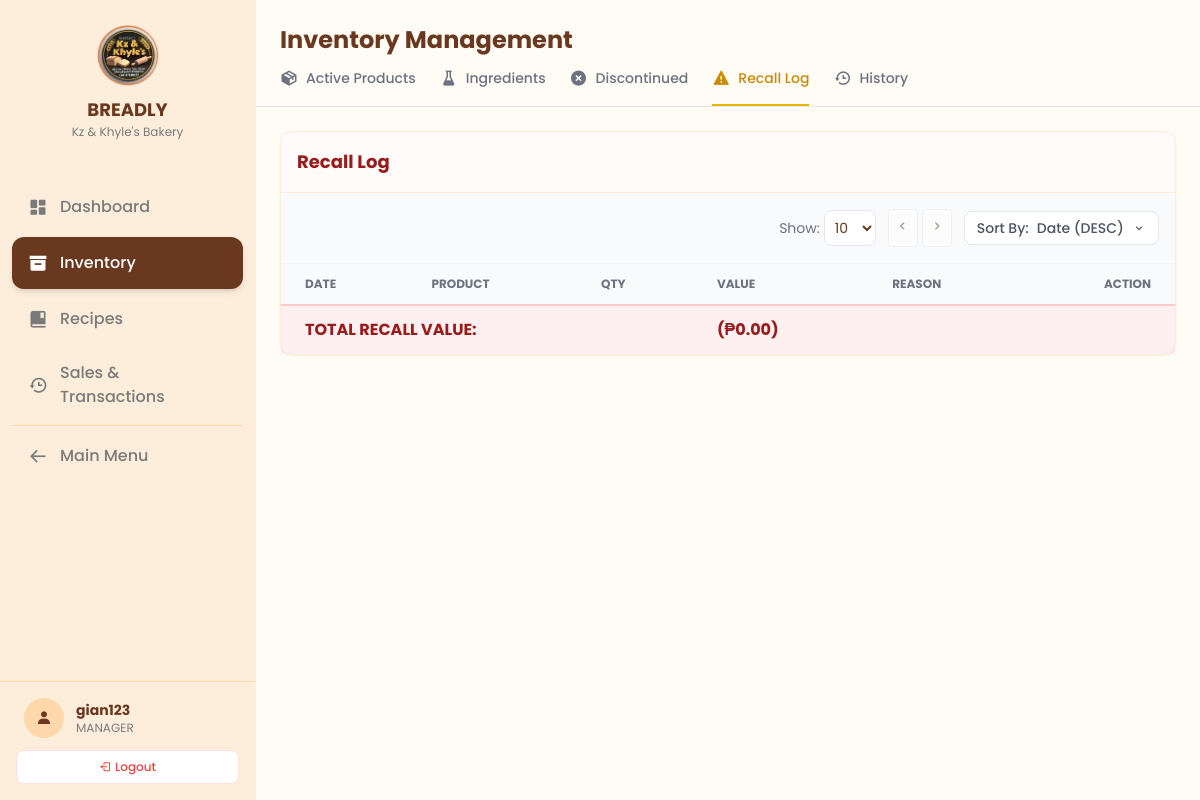
The page /nav/inventory_management.php?active_tab=recall (signed in) on the database as committed earlier.
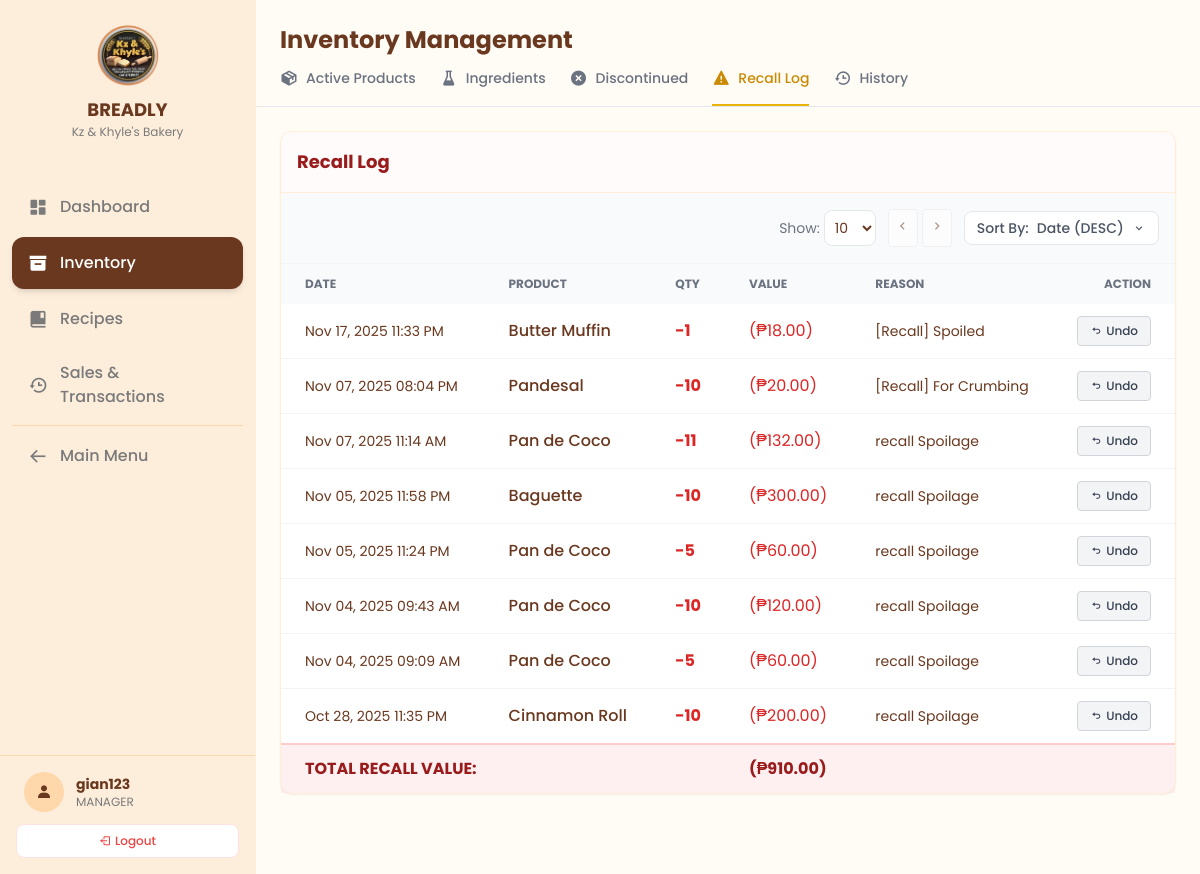
The same page on the database as committed later.
### tables this page shows
CREATE TABLE `stock_adjustments` (
  `adjustment_id` int(11) NOT NULL,
  `item_id` int(11) NOT NULL,
  `item_type` enum('product','ingredient') NOT NULL,
  `user_id` int(11) DEFAULT NULL,
  `adjustment_qty` float NOT NULL COMMENT 'Can be positive (add) or negative (remove)',
  `reason` varchar(255) DEFAULT NULL,
  `timestamp` datetime DEFAULT current_timestamp()
);

### db_connection.php (called while the page is built, shortened)
<?php
class Database {
    public $conn;
    private function connect() {
        $this->conn = null;
        try {
            $dsn = "mysql:host=" . DB_HOST . ";dbname=" . DB_NAME . ";charset=utf8mb4";
            $options = [
                PDO::ATTR_ERRMODE => PDO::ERRMODE_EXCEPTION,
                PDO::ATTR_DEFAULT_FETCH_MODE => PDO::FETCH_ASSOC,
                PDO::ATTR_EMULATE_PREPARES => false,
            ];
            $this->conn = new PDO($dsn, DB_USER, DB_PASS, $options);
            $this->conn->exec("SET time_zone = '+08:00';");
        } catch (PDOException $e) {
            error_log("Database Connection Failed: " . $e->getMessage());
            die("Database Connection Error. Check error logs.");
        }
    }
    public function getConnection() {
        return $this->conn;
    }
}
?>

### src/AbstractManager.php (called while the page is built, shortened)
<?php
require_once '../db_connection.php';
abstract class AbstractManager {
    public function __construct() {
        $db = new Database();
        $this->conn = $db->getConnection();
    }
}
?>

### src/InventoryManager.php (called while the page is built, shortened)
<?php
require_once 'AbstractManager.php';
class InventoryManager extends AbstractManager implements ListableData {
    public function getRecallHistoryByDate($date_start, $date_end) {
        try {
            $sql = "SELECT sa.adjustment_id, sa.timestamp, u.username, sa.item_type, sa.item_id,
                        COALESCE(p.name, i.name) AS item_name, sa.adjustment_qty, sa.reason,
                        CASE WHEN sa.item_type = 'product' AND sa.adjustment_qty < 0
                             THEN sa.adjustment_qty * p.price ELSE 0 END AS removed_value
                    FROM stock_adjustments sa
                    LEFT JOIN users u ON sa.user_id = u.user_id
                    LEFT JOIN products p ON sa.item_id = p.product_id AND sa.item_type = 'product'
                    LEFT JOIN ingredients i ON sa.item_id = i.ingredient_id AND sa.item_type = 'ingredient'
                    WHERE sa.reason LIKE '%recall%' AND sa.adjustment_qty < 0
                      AND DATE(sa.timestamp) BETWEEN ? AND ?
                    ORDER BY sa.timestamp DESC";
            $stmt = $this->conn->prepare($sql);
            $stmt->execute([$date_start, $date_end]);
            return $stmt->fetchAll(PDO::FETCH_ASSOC);
        } catch (PDOException $e) {
            error_log("Error fetching recall history: " . $e->getMessage());
            return [];
        }
    }
}
?>

### nav/inventory_management.php (the view, shortened to what the changed rows need)
<?php
require_once "../src/InventoryManager.php";
$inventoryManager = new InventoryManager();
$active_tab = $_POST["active_tab"] ?? $_GET["active_tab"] ?? $_SESSION["active_tab"] ?? "products";
$recall_history = $inventoryManager->getRecallHistoryByDate("1970-01-01", "2099-12-31");
$total_recall_value = 0;
foreach ($recall_history as $log) {
    $total_recall_value += abs($log['removed_value']);
}
?>
<!DOCTYPE html>
<html lang="en">
<head>
    <link href='https://unpkg.com/boxicons@2.1.4/css/boxicons.min.css' rel='stylesheet'>
    <script src="https://cdn.tailwindcss.com"></script>
</head>
<body class="bg-breadly-bg text-breadly-dark font-sans h-screen flex overflow-hidden selection:bg-orange-200">
    <main class="flex-1 flex flex-col h-full overflow-hidden relative w-full">
        <div class="p-6 pb-2 flex flex-col md:flex-row md:items-center justify-between gap-4 bg-breadly-bg z-10">
            <div class="flex items-center gap-3">
                <h1 class="text-2xl font-bold text-breadly-dark">Inventory Management</h1>
            </div>
        </div>
        <div class="flex-1 overflow-y-auto p-6 pb-20 bg-breadly-bg">
            <div id="pane-recall" class="<?php echo ($active_tab == 'recall') ? '' : 'hidden'; ?>">
                 <div class="bg-white rounded-xl shadow-sm border border-orange-100">
                    <div class="overflow-x-auto">
                        <table class="w-full text-left border-collapse">
                            <thead class="bg-gray-50 text-xs uppercase text-gray-500 font-semibold">
                                <tr>
                                    <th class="px-6 py-3" data-sort-by="date" data-sort-type="date">Date</th>
                                    <th class="px-6 py-3" data-sort-by="product" data-sort-type="text">Product</th>
                                    <th class="px-6 py-3" data-sort-by="qty" data-sort-type="number">Qty</th>
                                    <th class="px-6 py-3" data-sort-by="value" data-sort-type="number">Value</th>
                                    <th class="px-6 py-3">Reason</th>
                                    <th class="px-6 py-3 text-right">Action</th>
                                </tr>
                            </thead>
                            <tbody class="divide-y divide-gray-100" id="recall-table-body">
                                <?php foreach ($recall_history as $log): $isUndone = strpos($log['reason'], '(Undone)') !== false; ?>
                                <tr>
                                    <td class="px-6 py-3 text-sm" data-sort-value="<?php echo strtotime($log["timestamp"]); ?>"><?php echo htmlspecialchars(date("M d, Y h:i A", strtotime($log["timestamp"]))); ?></td>
                                    <td class="px-6 py-3 font-medium"><?php echo htmlspecialchars($log["item_name"] ?? "Deleted"); ?></td>
                                    <td class="px-6 py-3 text-red-600 font-bold" data-sort-value="<?php echo $log["adjustment_qty"]; ?>"><?php echo number_format($log["adjustment_qty"], 0); ?></td>
                                    <td class="px-6 py-3 text-red-600" data-sort-value="<?php echo abs($log["removed_value"]); ?>">(₱<?php echo htmlspecialchars(number_format(abs($log["removed_value"]), 2)); ?>)</td>
                                    <td class="px-6 py-3 text-sm"><?php echo htmlspecialchars($log["reason"]); ?></td>
                                    <td class="px-6 py-3 text-right">
                                        <?php if (!$isUndone): ?>
                                        <form method="POST" action="inventory_management.php" onsubmit="return confirm('Undo recall?');" class="inline">
                                            <button type="submit" class="flex items-center gap-1 bg-gray-100 text-gray-700 px-3 py-1.5 rounded hover:bg-gray-200 transition-colors text-xs font-medium border border-gray-300 ml-auto">
                                                <i class='bx bx-undo'></i> Undo
                                            </button>
                                        </form>
                                        <?php else: ?>
                                            <span class="bg-gray-100 text-gray-400 px-2 py-1 rounded text-xs">Undone</span>
                                        <?php endif; ?>
                                    </td>
                                </tr>
                                <?php endforeach; ?>
                            </tbody>
                            <tfoot class="bg-red-100/50 text-red-800 font-bold border-t-2 border-red-200">
                                <tr>
                                    <td class="px-6 py-3 text-base" colspan="3">TOTAL RECALL VALUE:</td>
                                    <td class="px-6 py-3 text-base">(₱<?php echo number_format($total_recall_value, 2); ?>)</td>
                                    <td class="px-6 py-3" colspan="2"></td>
                                </tr>
                            </tfoot>
                        </table>
                    </div>
                 </div>
            </div>
        </div>
    </main>
</body>
</html>

Rows that differ between the two databases and show on the page:
added stock_adjustments: timestamp "Nov 17, 2025 11:33 PM", item_name "Butter Muffin", adjustment_qty "-1", abs($log["removed_value"]) 18 (drawn), removed_value "18.00", reason "[Recall] Spoiled"
added stock_adjustments: timestamp "Nov 07, 2025 08:04 PM", item_name "Pandesal", adjustment_qty "-10", abs($log["removed_value"]) 20 (drawn), removed_value "20.00", reason "[Recall] For Crumbing"
added stock_adjustments: timestamp "Nov 07, 2025 11:14 AM", item_name "Pan de Coco", adjustment_qty "-11", abs($log["removed_value"]) 132 (drawn), removed_value "132.00", reason "recall Spoilage"
added stock_adjustments: timestamp "Nov 05, 2025 11:58 PM", item_name "Baguette", adjustment_qty "-10", abs($log["removed_value"]) 300 (drawn), removed_value "300.00", reason "recall Spoilage"
added stock_adjustments: timestamp "Nov 05, 2025 11:24 PM", item_name "Pan de Coco", adjustment_qty "-5", abs($log["removed_value"]) 60 (drawn), removed_value "60.00", reason "recall Spoilage"
added stock_adjustments: timestamp "Nov 04, 2025 09:43 AM", item_name "Pan de Coco", adjustment_qty "-10", abs($log["removed_value"]) 120 (drawn), removed_value "120.00", reason "recall Spoilage"
added stock_adjustments: timestamp "Nov 04, 2025 09:09 AM", item_name "Pan de Coco", adjustment_qty "-5", abs($log["removed_value"]) 60 (drawn), removed_value "60.00", reason "recall Spoilage"
added stock_adjustments: timestamp "Oct 28, 2025 11:35 PM", item_name "Cinnamon Roll", adjustment_qty "-10", abs($log["removed_value"]) 200 (drawn), removed_value "200.00", reason "recall Spoilage"
Other text that changed with them:
$total_recall_value: "0.00" → "910.00"
